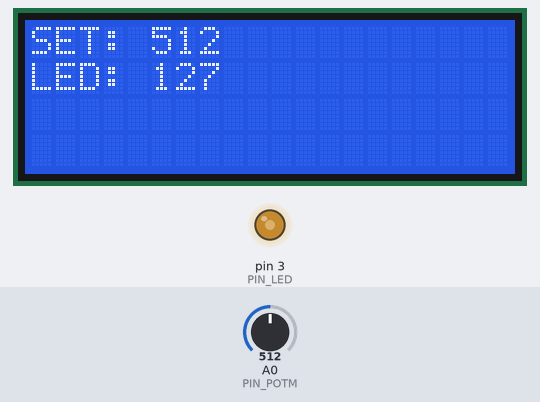
Recording of a sketch running on a simulated Arduino Uno, built with avr-gcc and run on an emulated ATmega328P. Parts: 20×4 character LCD, output pins drawn as LEDs (lit = HIGH). The test bench sets the inputs (shaded band); at power-on: A0 (PIN_POTM) = 512. What the sketch prints to the serial monitor is not drawn.

Above: at 1.2 s.
1.3 s: A0 (PIN_POTM) set to 0
At 2.9 s:
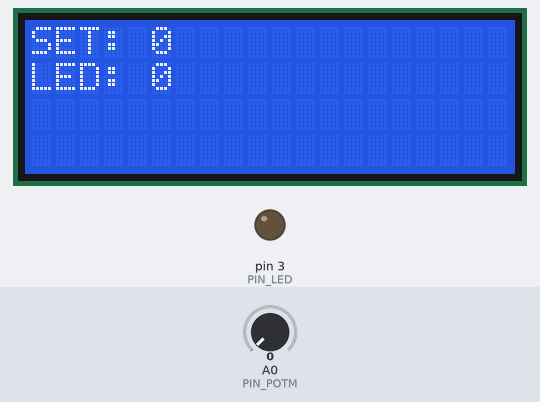
4.3 s: A0 (PIN_POTM) set to 122
At 5.3 s:
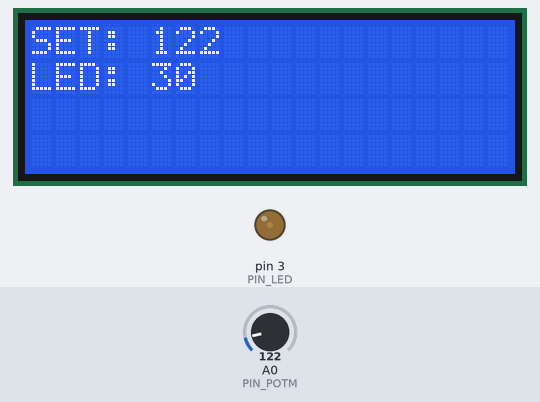
6.3 s: A0 (PIN_POTM) set to 716
At 7.5 s:
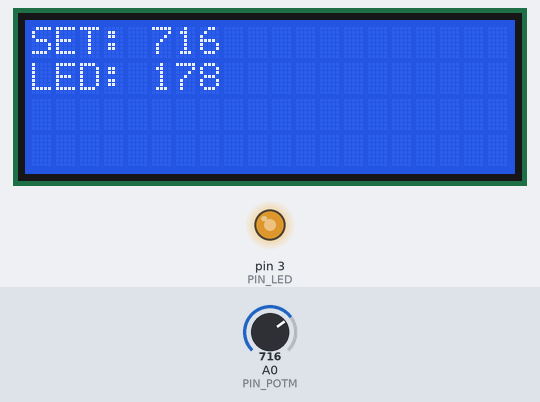
7.8 s: A0 (PIN_POTM) set to 900
At 8.4 s:
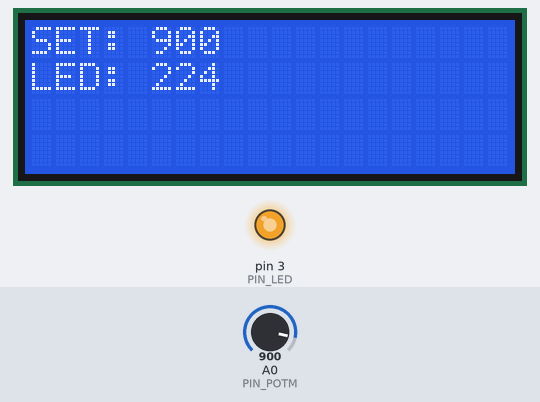
Timing chart, 0 to 10.4 s (numbered marks = the images above; inputs shaded):
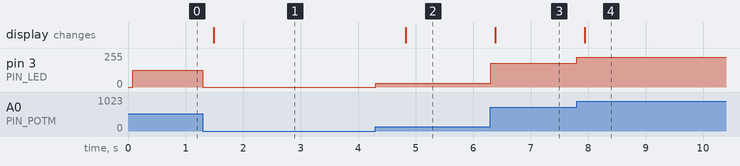

Measured:
- after the input at 1.3 s, pin 3 (PIN_LED): 127/255 → 0/255 at once; the display: changes after 0.20 s (image 1)
- after the input at 4.3 s, pin 3 (PIN_LED): 0/255 → 30/255 at once; the display: changes after 0.53 s (image 2)
- after the input at 6.3 s, pin 3 (PIN_LED): 30/255 → 178/255 at once; the display: changes after 0.09 s (image 3)
- after the input at 7.8 s, pin 3 (PIN_LED): 178/255 → 224/255 at once; the display: changes after 0.15 s (image 4)

The sketch:

sketch_sep25b.ino
```cpp
#include <Wire.h>
#include <LiquidCrystal_I2C.h>
#include "config.hpp"

LiquidCrystal_I2C lcd(ADDR_LCD_A, ADDR_LCD_B, ADDR_LCD_C);

int lcdLoopSkipped = STARTUP_LCD_REFRESH_FLAG;
void setup() {
  #if DEBUG
  Serial.begin(DEBUG_SERIAL_SPEED);
  Serial.println(DEBUG_MSG_DEBUG_IS_ON);
  #endif

  pinMode(PIN_LED, OUTPUT);
  pinMode(PIN_POTM, INPUT);
  analogWrite(PIN_LED, STARTUP_LED);

  lcd.init();
  lcd.backlight();

  lcd.setCursor(LCD_PRINT_LN1_X, LCD_PRINT_LN1_Y);
  lcd.print(LCD_DEFAULT_PRINT_LN1);
  lcd.setCursor(LCD_PRINT_LN2_X, LCD_PRINT_LN2_Y);
  lcd.print(LCD_DEFAULT_PRINT_LN2);
}

void loop() {
  int _set = analogRead(PIN_POTM);
  Serial.println(_set);
  int _led = map(_set, VALUE_SET_LBOUND, VALUE_SET_HBOUND, VALUE_LED_LBOUND, VALUE_LED_HBOUND);
  analogWrite(PIN_LED, _led);

  if (lcdLoopSkipped >= LED_REFRESH_INTERVAL) {
    lcd.clear();
    lcd.setCursor(LCD_PRINT_LN1_X, LCD_PRINT_LN1_Y);
    lcd.print(LCD_PRINT_STATUS_LN1);
    lcd.setCursor(LCD_PRINT_SET_VALUE_POINT_X, LCD_PRINT_SET_VALUE_POINT_Y);
    lcd.print(_set);
    lcd.setCursor(LCD_PRINT_LN2_X, LCD_PRINT_LN2_Y);
    lcd.print(LCD_PRINT_STATUS_LN2);
    lcd.setCursor(LCD_PRINT_LED_VALUE_POINT_X, LCD_PRINT_LED_VALUE_POINT_Y);
    lcd.print(_led);
    lcdLoopSkipped = LED_REFRESH_POSTPROC_RENEW_VALUE;
  }

  lcdLoopSkipped++;
}
```

config.hpp
```cpp
#ifndef _CONFIG

#define _CONFIG

#define DEBUG 1
#define DEBUG_SERIAL_SPEED 9600
#define DEBUG_MSG_DEBUG_IS_ON "Debug Mode Enabled"

#define PIN_POTM A0
#define PIN_LED 3
#define ADDR_LCD_A 0x27
#define ADDR_LCD_B 20
#define ADDR_LCD_C 4

#define LCD_DEFAULT_PRINT_LN1 "INIT..."
#define LCD_DEFAULT_PRINT_LN2 "PLEASE WAIT"

#define LCD_PRINT_LN1_X 0
#define LCD_PRINT_LN1_Y 0
#define LCD_PRINT_LN2_X 0
#define LCD_PRINT_LN2_Y 1

#define LCD_PRINT_SET_VALUE_POINT_X 5
#define LCD_PRINT_SET_VALUE_POINT_Y 0
#define LCD_PRINT_LED_VALUE_POINT_X 5
#define LCD_PRINT_LED_VALUE_POINT_Y 1

#define LCD_PRINT_STATUS_LN1 "SET: "
#define LCD_PRINT_STATUS_LN2 "LED: "

#define VALUE_SET_LBOUND 0
#define VALUE_SET_HBOUND 1023
#define VALUE_LED_LBOUND 0
#define VALUE_LED_HBOUND 255

#define LED_REFRESH_INTERVAL 100
#define LED_REFRESH_POSTPROC_RENEW_VALUE 0
#define LED_HUMD_ON 255
#define LED_HUMD_OFF 0

#define STARTUP_LED LED_HUMD_OFF
#define STARTUP_LCD_REFRESH_FLAG 100
#endif
```
